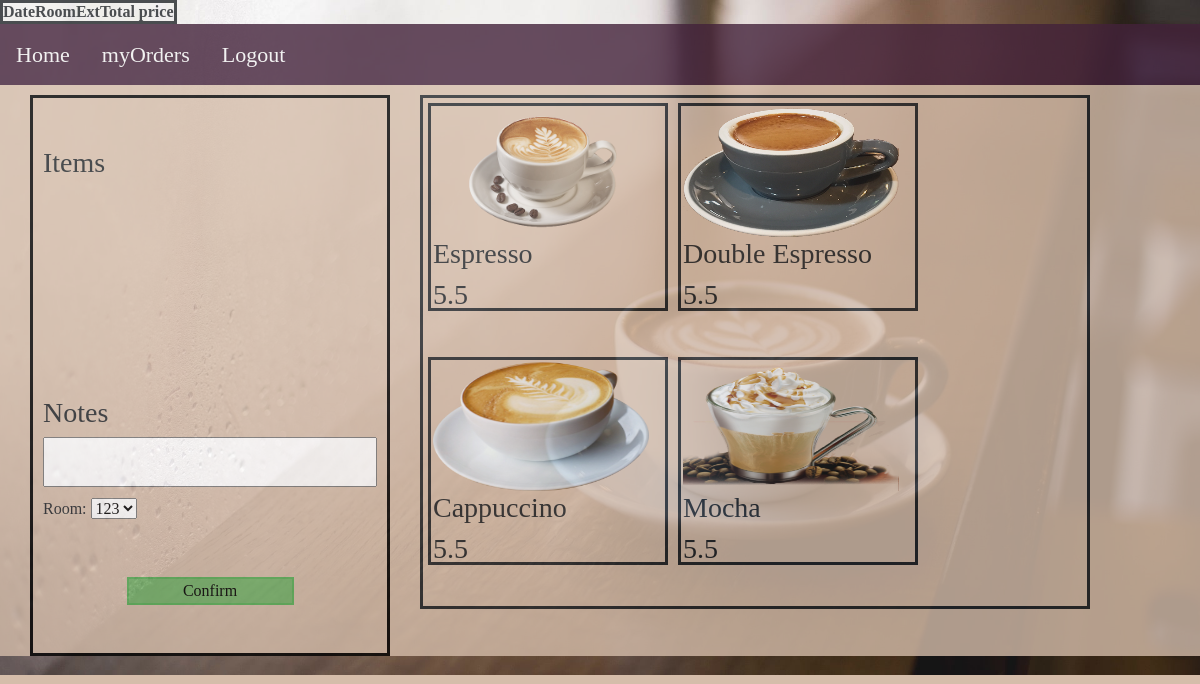
The page /user/userhome.php (signed in) on the database its author committed.
### tables this page shows
CREATE TABLE product (product_id INT AUTO_INCREMENT PRIMARY KEY, product_name VARCHAR(50) UNIQUE NOT NULL, product_img VARCHAR(200), price FLOAT NOT NULL, available VARCHAR(20) NOT NULL, category_id INT NOT NULL, FOREIGN KEY (category_id) REFERENCES category(category_id) ON DELETE CASCADE);

### databaseFunction/DatabaseFunctions.php (called while the page is built, shortened)
<?php
class Database {
    public $connection;
    public function __construct($dbhost='localhost', $dbuser='shaki1', $dbpass='shaki1', $dbname='cafedb')
    {
        try {
            $dsn = "mysql:dbname=".$dbname.";host=".$dbhost.";";
            $this->connection = new PDO($dsn, $dbuser, $dbpass);
            $this->connection->setAttribute(PDO::ATTR_ERRMODE, PDO::ERRMODE_EXCEPTION);
        }
        catch(PDOException $e) {
            echo $dsn."<br>" . $e->getMessage();
        }
    }
    public function closeDBConnection() {
        $this->connection = null;
    }
    public function getAllProducts()
    {
        $sql = "SELECT product_name, price, product_img, product_id,available FROM product;";
        $stmt = $this->connection->prepare($sql);
        $stmt->execute();
        $allProducts = $stmt->fetchAll();
        return $allProducts;
    }
    public function getAllRooms()
    {
        $sql = "SELECT DISTINCT room FROM user;";
        $stmt = $this->connection->prepare($sql);
        $stmt->execute();
        $allRooms = $stmt->fetchAll();
        return $allRooms;
    }
}
?>

### user/userhome.php (the view, shortened to what this page needs)
<?php
require_once('../databaseFunction/DatabaseFunctions.php');
echo '<table style="border: solid">
            <tr>
            <th> Date </th>
            <th> Room </th>
            <th> Ext  </th>
            <th> Total price </th>
        </tr>';
    echo '</table>';
function getRooms()
{
    $db = new Database("localhost",$DBUserName,$DBPassword, "cafedb");
    $GLOBALS[$rooms] = $db->getAllRooms();
    renderRooms($GLOBALS[$rooms]);
}
function renderRooms($rooms)
{
    foreach ($rooms as $room) {
        echo "<option value=\"".$room['room']."\">".$room['room']."</option>";
    }
}
function getProducts()
{
    $db = new Database("localhost",$DBUserName,$DBPassword, "cafedb");
    $GLOBALS[$products] = $db->getAllProducts();
    renderProducts($GLOBALS[$products]);
}
function renderProducts($products)
{
    foreach ($products as $product) {
        echo "<div class=\"productHolder\" >";
        echo "<img src=\"../imag/".$product['product_img']."\">";
        echo "<div class=\"priceHolder\">";
        echo "<h3>".$product['product_name']."<h3/>";
        echo "<h3>".$product['price']."<h3/>";
        echo "</div>";
        echo "</div>";
    }
}
?>
<?php include('../userHeader.php');?>
<body>
<div class="main">
    <div class="addOrderForm">
            <h3>Items</h3>
            <div class="orderedItems">
            </div>
            <br/>
            <br/>
            <h3>Notes</h3>
            <textarea name="orderNotes" id="notes"></textarea><br>
            <label for="rooms">Room:</label>
            <select name="rooms" id="rooms">
            <?php getRooms();?>
            </select>
            <br>
            <div class="total">
            </div>
            <input type="submit" value="Confirm" class="confirmOrder savebtn">
    </div>
    <div class="orderOptions">
    <div class="usersCBox" style="height:10px" >
            </div>
        <div class="products">
            <?php getProducts();?>
        </div>
    </div>
</div>
</body>
</html>

### userHeader.php (shortened to what this page needs)
<!DOCTYPE html>
<html lang="en">
<head>
    <link rel="stylesheet" href="https://maxcdn.bootstrapcdn.com/bootstrap/4.4.1/css/bootstrap.min.css">
    <link rel="stylesheet" href="https://cdnjs.cloudflare.com/ajax/libs/font-awesome/4.7.0/css/font-awesome.min.css">
    <link rel="stylesheet" href="../CSS/header.css">
    <link rel="stylesheet" href="../CSS/userhomestyle.css">
    <link rel="stylesheet" href="../CSS/userOrders.css">
</head>
<body>
<header>
<div class="topnav">
  <form action="../validateDirection.php" method="POST" enctype="multipart/form-data">
  <button id="homePage" name="userHome">Home</button>
  <button id="myOrders" name="myOrders">myOrders</button>
  <button id="logout" name="logout"> Logout </button>
   </form>
</div>
</header>

### CSS/header.css (style rules this page uses)
* { margin:0; padding:0; }
body { height: 100%; font-family: "inherit;"; background-image: url("../imag/coffee.jpeg"); background-repeat: no-repeat; background-size: 100%; background-color:#D5BDAA ; opacity: 0.8; }
.topnav { overflow: hidden; background-color: #43223A; }
.topnav button { float: left; color: #f2f2f2; text-align: center; padding: 14px 16px; text-decoration: none; font-size: 22px; border:none; background-color: transparent; font-family: "inherit;"; }

### CSS/userhomestyle.css (style rules this page uses)
.orderedItems { height: 10rem; width: auto; overflow-y: scroll; }
.addOrderForm { flex-direction: column; justify-content: center; border: solid; border-color: black; width: 30%; height: 300%; margin: 0px 30px; padding:48px 10px; margin-top: 10px; }
textarea { width: 100%; height: 20%; margin-bottom: 10px; resize: none; }
.total { height: 3rem; }
.main { display: flex; flex-direction: row; width: 100%; overflow: hidden; background-color:#D5BDAA; }
.orderOptions { width: 60%; flex-direction: column; }
.usersCBox { height: 20%; }
.products { display: flex; flex-direction: row; flex-wrap: wrap; border: solid; height: 90%; width: 93%; }
.productHolder { margin: 5px; padding: 2px; width: 15rem; height: 13rem; border: solid; }
img { width: 94%; height: 65%; }
.priceHolder { width: 94%; height: 20%; }
.savebtn { background-color: rgba(76, 175, 80,0.7); color: black; border: 2px solid rgba(76, 175, 80,0.7); width: 50%; margin-left: 25%; }

### rows shown on the page
product: product_img (picture), product_name "Espresso", price "5.5"
product: product_img (picture), product_name "Double Espresso", price "5.5"
product: product_img (picture), product_name "Cappuccino", price "5.5"
product: product_img (picture), product_name "Mocha", price "5.5"

### other values the page prints
form field rooms "123"
